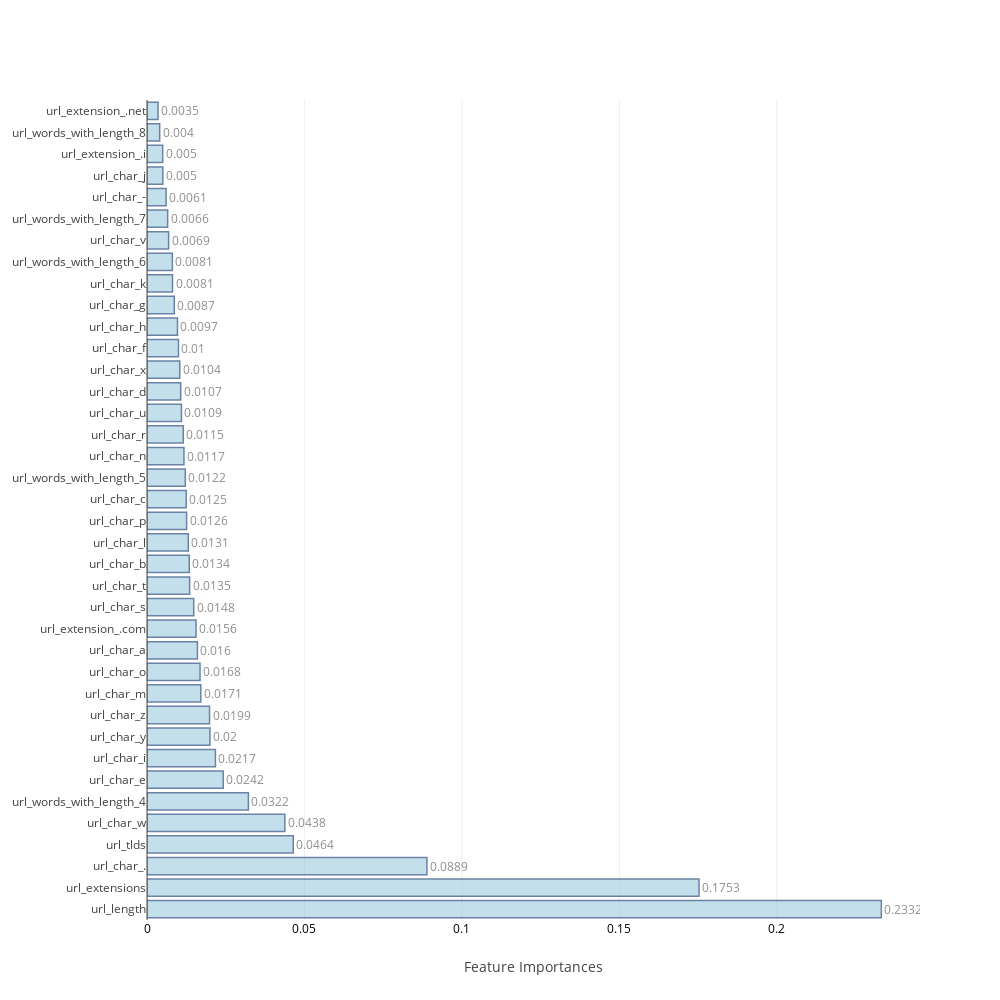
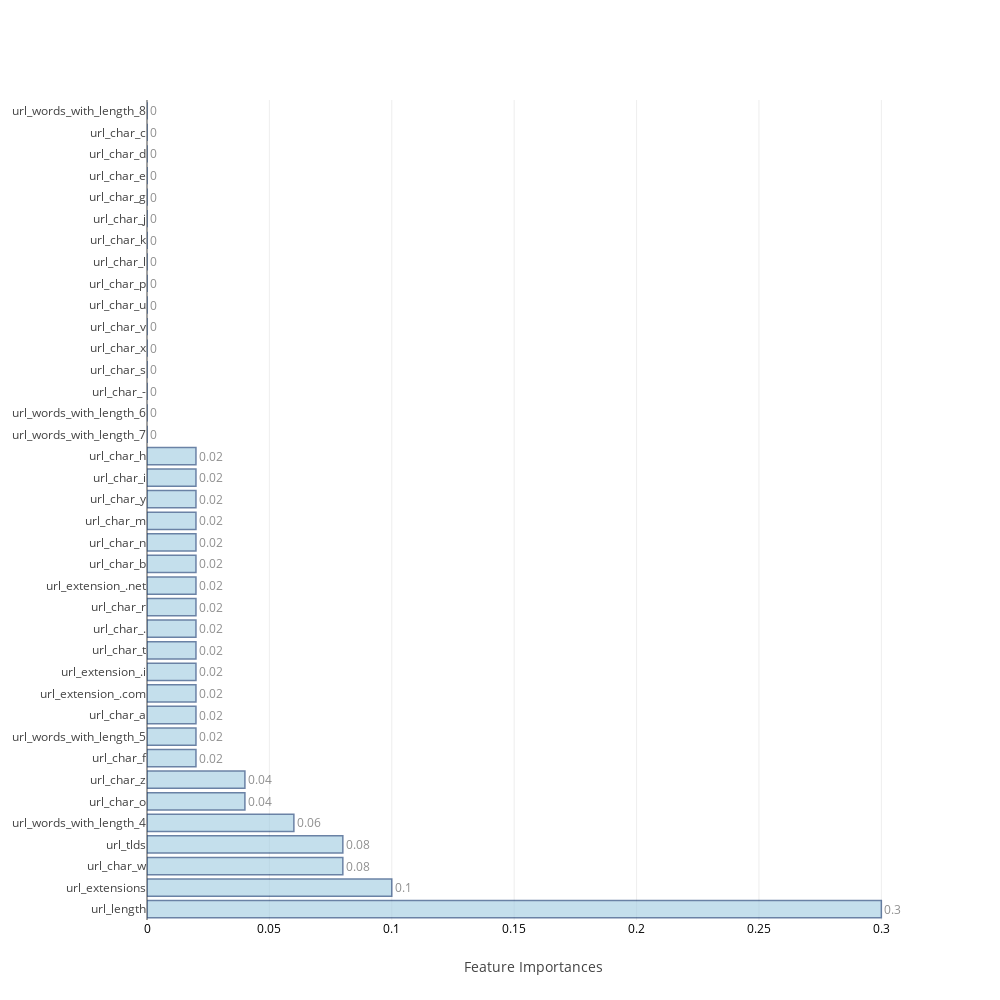
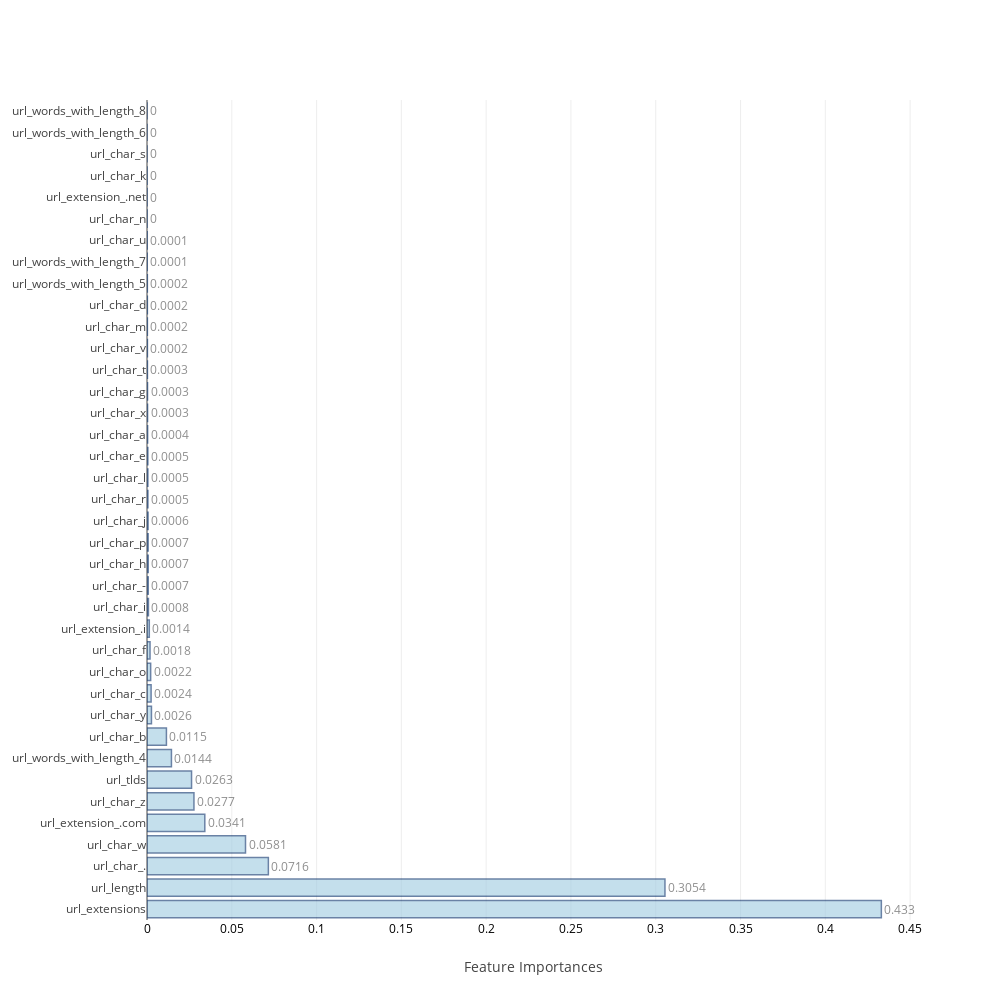
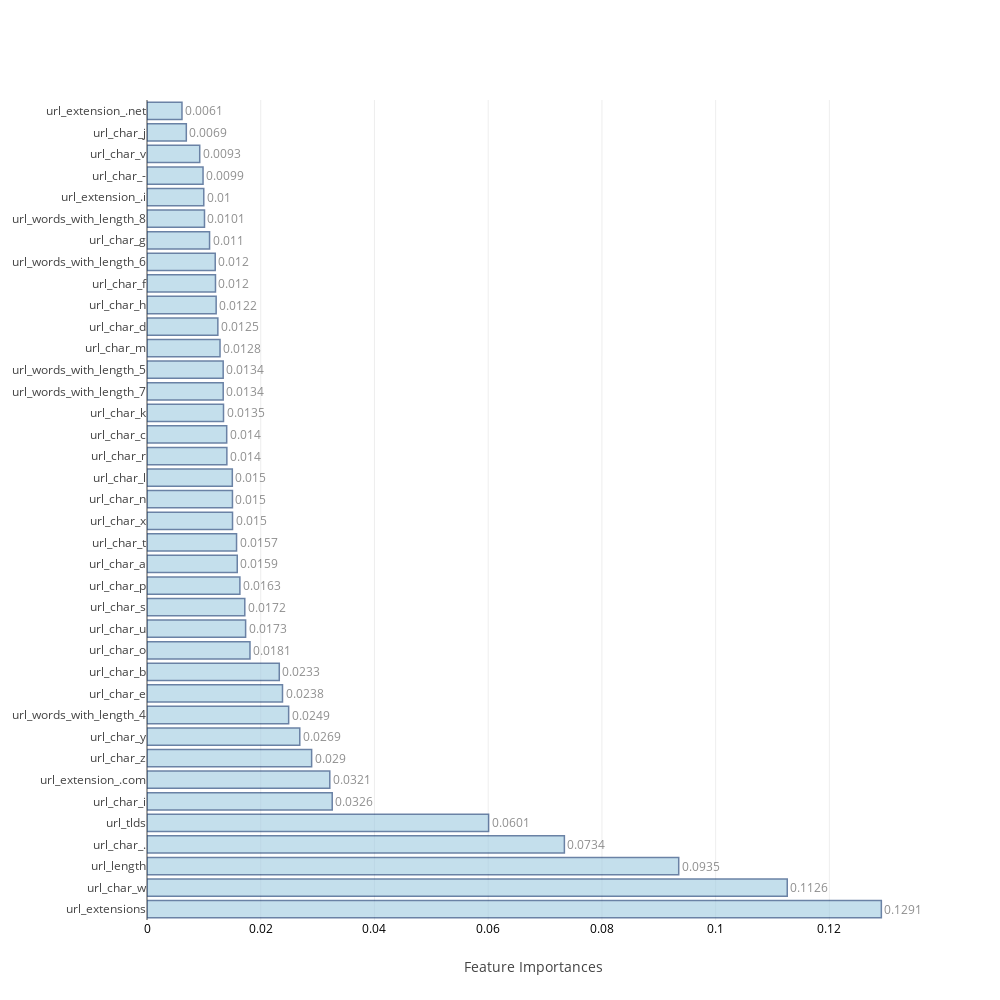

These figures' notebook cell, in order:
### Code cell
## Table to store training and test measures
table_80_50_train=pd.DataFrame(columns=['accuracy','TP','TN','FP','FN','FPR','FNR'])
table_80_50_test=pd.DataFrame(columns=['accuracy','TP','TN','FP','FN','FPR','FNR','auc'])

feat_imp=[None]*4
j=0
for i in range(0,8):
    if i>=2 and i<=5:
        model,cm_train,cm_test,acc_train,acc_test,roc_auc,feat_imp[j]=f[i](X_train,Y_train,X_test,Y_test,columns)
        j=j+1
    else:
        model,cm_train,cm_test,acc_train,acc_test,roc_auc=f[i](X_train,Y_train,X_test,Y_test)
    table_80_50_train.loc[i]=   ([acc_train,cm_train.TP,cm_train.TN,cm_train.FP,cm_train.FN,cm_train.FPR,cm_train.FNR])
    table_80_50_test.loc[i] =   ([acc_test ,cm_test.TP, cm_test.TN, cm_test.FP, cm_test.FN, cm_test.FPR, cm_test.FNR,roc_auc])
    print("\n")

### Figure 1 — Plotly figure (JSON) as saved in the notebook; plotly's stock layout.template omitted (floating-point values rounded to 4 significant figures)
{"data": [{"marker": {"color": "rgb(158,202,225)", "line": {"color": "rgb(8,48,107)", "width": 1.5}}, "opacity": 0.6, "orientation": "h", "text": [0.2332, 0.1753, 0.0889, 0.0464, 0.0438, 0.0322, 0.0242, 0.0217, 0.02, 0.0199, 0.0171, 0.0168, 0.016, 0.0156, 0.0148, 0.0135, 0.0134, 0.0131, 0.0126, 0.0125, 0.0122, 0.0117, 0.0115, 0.0109, 0.0107, 0.0104, 0.01, 0.0097, 0.0087, 0.0081, 0.0081, 0.0069, 0.0066, 0.0061, 0.005, 0.005, 0.004, 0.0035], "textposition": "outside", "type": "bar", "uid": "036927e8-040d-46b1-870c-9607fcbbb8b4", "x": [0.2332, 0.1753, 0.08889, 0.04645, 0.04377, 0.0322, 0.0242, 0.02173, 0.01999, 0.01985, 0.01708, 0.01684, 0.01601, 0.01557, 0.01484, 0.01353, 0.01343, 0.01312, 0.01257, 0.01245, 0.01216, 0.01173, 0.01151, 0.01093, 0.0107, 0.0104, 0.009993, 0.009678, 0.008668, 0.008102, 0.008057, 0.006868, 0.006562, 0.006055, 0.005024, 0.004987, 0.004026, 0.003506], "y": ["url_length", "url_extensions", "url_char_.", "url_tlds", "url_char_w", "url_words_with_length_4", "url_char_e", "url_char_i", "url_char_y", "url_char_z", "url_char_m", "url_char_o", "url_char_a", "url_extension_.com", "url_char_s", "url_char_t", "url_char_b", "url_char_l", "url_char_p", "url_char_c", "url_words_with_length_5", "url_char_n", "url_char_r", "url_char_u", "url_char_d", "url_char_x", "url_char_f", "url_char_h", "url_char_g", "url_char_k", "url_words_with_length_6", "url_char_v", "url_words_with_length_7", "url_char_-", "url_char_j", "url_extension_.i", "url_words_with_length_8", "url_extension_.net"]}], "layout": {"autosize": false, "height": 1000, "width": 1000, "xaxis": {"tickfont": {"color": "black", "size": 12}, "title": "Feature Importances"}, "yaxis": {"automargin": true}}}

### Figure 2 — Plotly figure (JSON) as saved in the notebook; plotly's stock layout.template omitted (floating-point values rounded to 4 significant figures)
{"data": [{"marker": {"color": "rgb(158,202,225)", "line": {"color": "rgb(8,48,107)", "width": 1.5}}, "opacity": 0.6, "orientation": "h", "text": [0.3, 0.1, 0.08, 0.08, 0.06, 0.04, 0.04, 0.02, 0.02, 0.02, 0.02, 0.02, 0.02, 0.02, 0.02, 0.02, 0.02, 0.02, 0.02, 0.02, 0.02, 0.02, 0, 0, 0, 0, 0, 0, 0, 0, 0, 0, 0, 0, 0, 0, 0, 0], "textposition": "outside", "type": "bar", "uid": "0238a572-bec7-4173-93e4-db851a729334", "x": [0.3, 0.1, 0.08, 0.08, 0.06, 0.04, 0.04, 0.02, 0.02, 0.02, 0.02, 0.02, 0.02, 0.02, 0.02, 0.02, 0.02, 0.02, 0.02, 0.02, 0.02, 0.02, 0, 0, 0, 0, 0, 0, 0, 0, 0, 0, 0, 0, 0, 0, 0, 0], "y": ["url_length", "url_extensions", "url_char_w", "url_tlds", "url_words_with_length_4", "url_char_o", "url_char_z", "url_char_f", "url_words_with_length_5", "url_char_a", "url_extension_.com", "url_extension_.i", "url_char_t", "url_char_.", "url_char_r", "url_extension_.net", "url_char_b", "url_char_n", "url_char_m", "url_char_y", "url_char_i", "url_char_h", "url_words_with_length_7", "url_words_with_length_6", "url_char_-", "url_char_s", "url_char_x", "url_char_v", "url_char_u", "url_char_p", "url_char_l", "url_char_k", "url_char_j", "url_char_g", "url_char_e", "url_char_d", "url_char_c", "url_words_with_length_8"]}], "layout": {"autosize": false, "height": 1000, "width": 1000, "xaxis": {"tickfont": {"color": "black", "size": 12}, "title": "Feature Importances"}, "yaxis": {"automargin": true}}}

### Figure 3 — Plotly figure (JSON) as saved in the notebook; plotly's stock layout.template omitted (floating-point values rounded to 4 significant figures)
{"data": [{"marker": {"color": "rgb(158,202,225)", "line": {"color": "rgb(8,48,107)", "width": 1.5}}, "opacity": 0.6, "orientation": "h", "text": [0.433, 0.3054, 0.0716, 0.0581, 0.0341, 0.0277, 0.0263, 0.0144, 0.0115, 0.0026, 0.0024, 0.0022, 0.0018, 0.0014, 0.0008, 0.0007, 0.0007, 0.0007, 0.0006, 0.0005, 0.0005, 0.0005, 0.0004, 0.0003, 0.0003, 0.0003, 0.0002, 0.0002, 0.0002, 0.0002, 0.0001, 0.0001, 0, 0, 0, 0, 0, 0], "textposition": "outside", "type": "bar", "uid": "f33fa1c2-bee8-4531-a5c4-6e5e671cc023", "x": [0.433, 0.3054, 0.07157, 0.05809, 0.03409, 0.02768, 0.02627, 0.01441, 0.01145, 0.002621, 0.002412, 0.002155, 0.001784, 0.001353, 0.0008462, 0.0007498, 0.0007171, 0.0006735, 0.000625, 0.0005449, 0.0005136, 0.0004999, 0.0003725, 0.0003342, 0.000307, 0.0002518, 0.0002493, 0.0002224, 0.0002172, 0.0002059, 0.000104, 0.0001031, 4.399e-05, 3.775e-05, 2.883e-05, 0, 0, 0], "y": ["url_extensions", "url_length", "url_char_.", "url_char_w", "url_extension_.com", "url_char_z", "url_tlds", "url_words_with_length_4", "url_char_b", "url_char_y", "url_char_c", "url_char_o", "url_char_f", "url_extension_.i", "url_char_i", "url_char_-", "url_char_h", "url_char_p", "url_char_j", "url_char_r", "url_char_l", "url_char_e", "url_char_a", "url_char_x", "url_char_g", "url_char_t", "url_char_v", "url_char_m", "url_char_d", "url_words_with_length_5", "url_words_with_length_7", "url_char_u", "url_char_n", "url_extension_.net", "url_char_k", "url_char_s", "url_words_with_length_6", "url_words_with_length_8"]}], "layout": {"autosize": false, "height": 1000, "width": 1000, "xaxis": {"tickfont": {"color": "black", "size": 12}, "title": "Feature Importances"}, "yaxis": {"automargin": true}}}

### Figure 4 — Plotly figure (JSON) as saved in the notebook; plotly's stock layout.template omitted (floating-point values rounded to 4 significant figures)
{"data": [{"marker": {"color": "rgb(158,202,225)", "line": {"color": "rgb(8,48,107)", "width": 1.5}}, "opacity": 0.6, "orientation": "h", "text": [0.1291, 0.1126, 0.0935, 0.0734, 0.0601, 0.0326, 0.0321, 0.029, 0.0269, 0.0249, 0.0238, 0.0233, 0.0181, 0.0173, 0.0172, 0.0163, 0.0159, 0.0157, 0.015, 0.015, 0.015, 0.014, 0.014, 0.0135, 0.0134, 0.0134, 0.0128, 0.0125, 0.0122, 0.012, 0.012, 0.011, 0.0101, 0.01, 0.0099, 0.0093, 0.0069, 0.0061], "textposition": "outside", "type": "bar", "uid": "42bb4513-5dee-470a-a104-423e82416006", "x": [0.1291, 0.1126, 0.0935, 0.0734, 0.06007, 0.03257, 0.03214, 0.02895, 0.02687, 0.02491, 0.02383, 0.02326, 0.01811, 0.01734, 0.0172, 0.01633, 0.01587, 0.01575, 0.01504, 0.01503, 0.015, 0.01404, 0.01401, 0.01345, 0.0134, 0.0134, 0.01284, 0.01246, 0.01216, 0.01204, 0.012, 0.011, 0.01011, 0.009983, 0.009855, 0.009272, 0.006914, 0.006149], "y": ["url_extensions", "url_char_w", "url_length", "url_char_.", "url_tlds", "url_char_i", "url_extension_.com", "url_char_z", "url_char_y", "url_words_with_length_4", "url_char_e", "url_char_b", "url_char_o", "url_char_u", "url_char_s", "url_char_p", "url_char_a", "url_char_t", "url_char_x", "url_char_n", "url_char_l", "url_char_r", "url_char_c", "url_char_k", "url_words_with_length_7", "url_words_with_length_5", "url_char_m", "url_char_d", "url_char_h", "url_char_f", "url_words_with_length_6", "url_char_g", "url_words_with_length_8", "url_extension_.i", "url_char_-", "url_char_v", "url_char_j", "url_extension_.net"]}], "layout": {"autosize": false, "height": 1000, "width": 1000, "xaxis": {"tickfont": {"color": "black", "size": 12}, "title": "Feature Importances"}, "yaxis": {"automargin": true}}}
